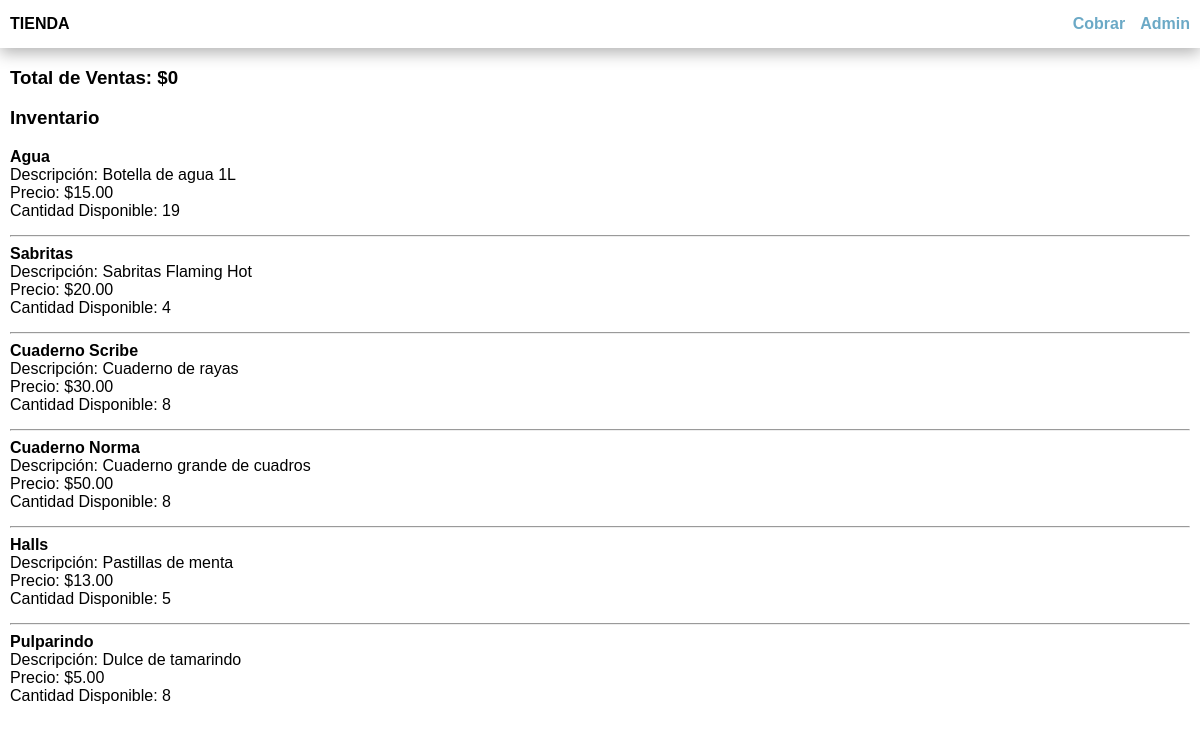
The app's page /, older data.
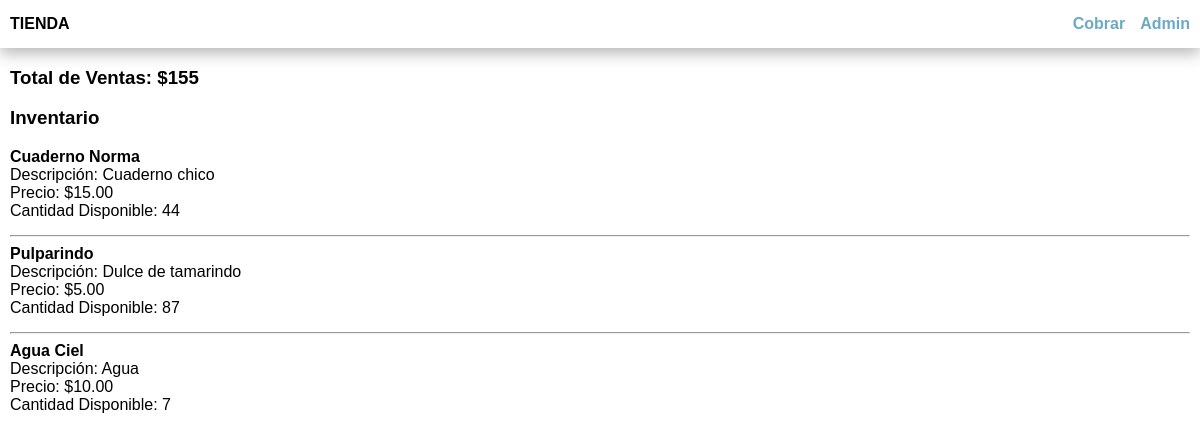
The same page, newer data.
### productos/models.py (models this page shows, shortened)
class Producto(models.Model):
    nombre = models.CharField(max_length=100)
    descripcion = models.TextField(blank=True)
    precio = models.DecimalField(max_digits=10, decimal_places=2)
    cantidad_disponible = models.IntegerField(default=0)
    codigo_barras = models.CharField(max_length=50, primary_key=True)

### productos/views.py (the view)
# urls.py: path('', index, name = 'index'),
def index(request):
    productos = Producto.objects.all()
    total_ventas_historico = Venta.objects.aggregate(total=Sum('total'))['total'] or 0
    context = {
        'productos': productos,
        'total_ventas_historico': total_ventas_historico,
    }
    return render(
        request,
        'index.html',
        context,
    )

### templates/index.html
{% extends 'base.html' %}
{% block action %}
<li><a href="{% url 'ventas' %}">Cobrar</a></li>
{% endblock %}
{% block content %}
<h3>Total de Ventas: ${{ total_ventas_historico }}</h3>
<ul>
{% if productos %}
<h3>Inventario</h3>
{% for producto in productos %}
    <li>
        <strong>{{ producto.nombre }}</strong>
        <br>
        Descripción: {{ producto.descripcion }}
        <br>
        Precio: ${{ producto.precio }}
        <br>
        Cantidad Disponible: {{ producto.cantidad_disponible }}
    </li>
    {% if not forloop.last %}
    <hr>
    {% endif %}
{% endfor %}
{% endif %}
</ul>
{% endblock %}

Row changes from the older to the newer data that the page shows:
removed Producto: nombre "Agua", descripcion "Botella de agua 1L", precio "15.00", cantidad_disponible "19"
removed Producto: nombre "Sabritas", descripcion "Sabritas Flaming Hot", precio "20.00", cantidad_disponible "4"
removed Producto: nombre "Cuaderno Scribe", descripcion "Cuaderno de rayas", precio "30.00", cantidad_disponible "8"
removed Producto: nombre "Halls", descripcion "Pastillas de menta", precio "13.00", cantidad_disponible "5"
changed Producto "Cuaderno Norma": descripcion "Cuaderno grande de cuadros" → "Cuaderno chico"; precio "50.00" → "15.00"; cantidad_disponible "8" → "44"
changed Producto "Pulparindo": cantidad_disponible "8" → "87"
added Producto: nombre "Agua Ciel", descripcion "Agua", precio "10.00", cantidad_disponible "7"
Text that changed along with them:
{{ total_ventas_historico }}: "0" → "155"
